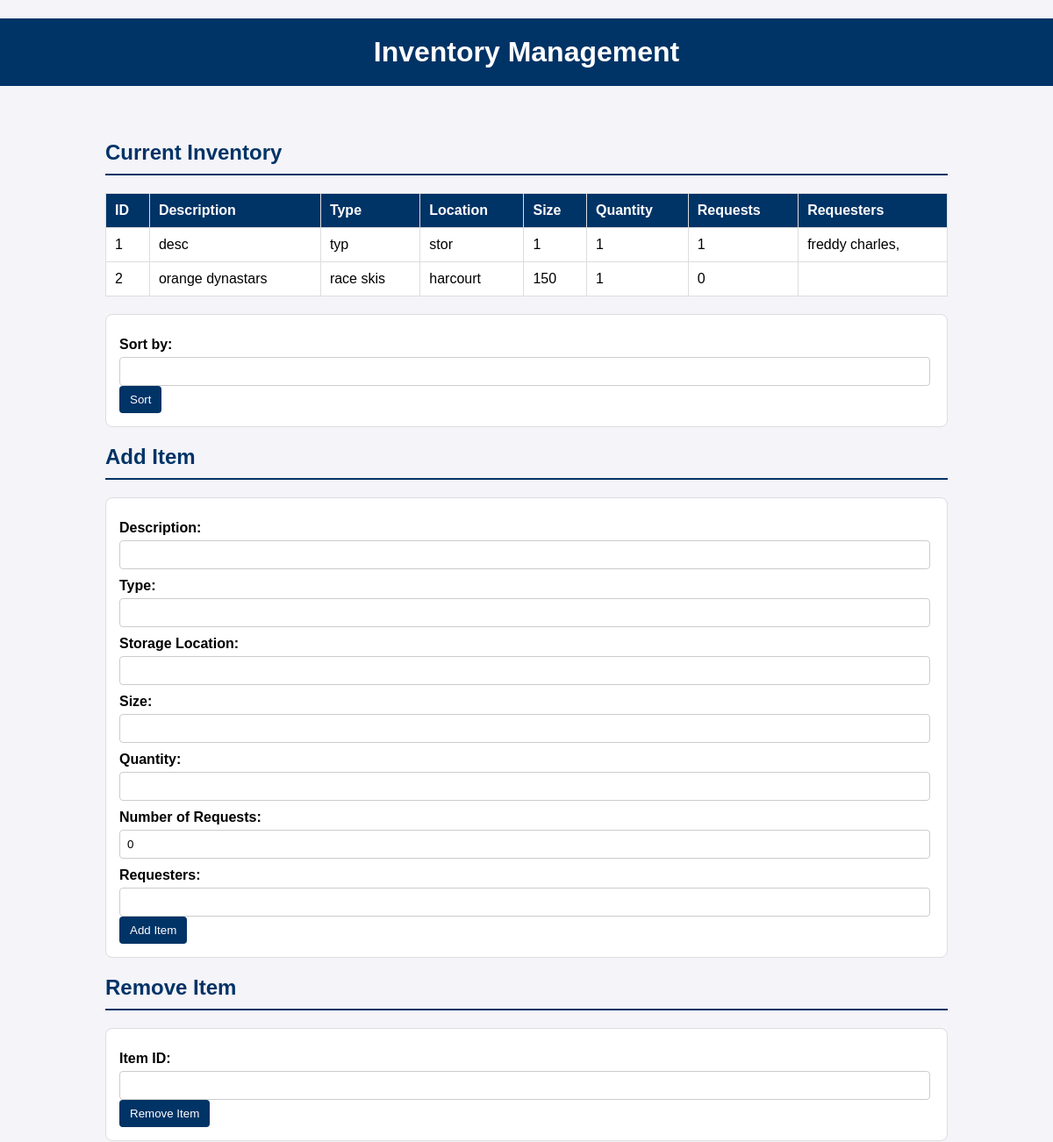
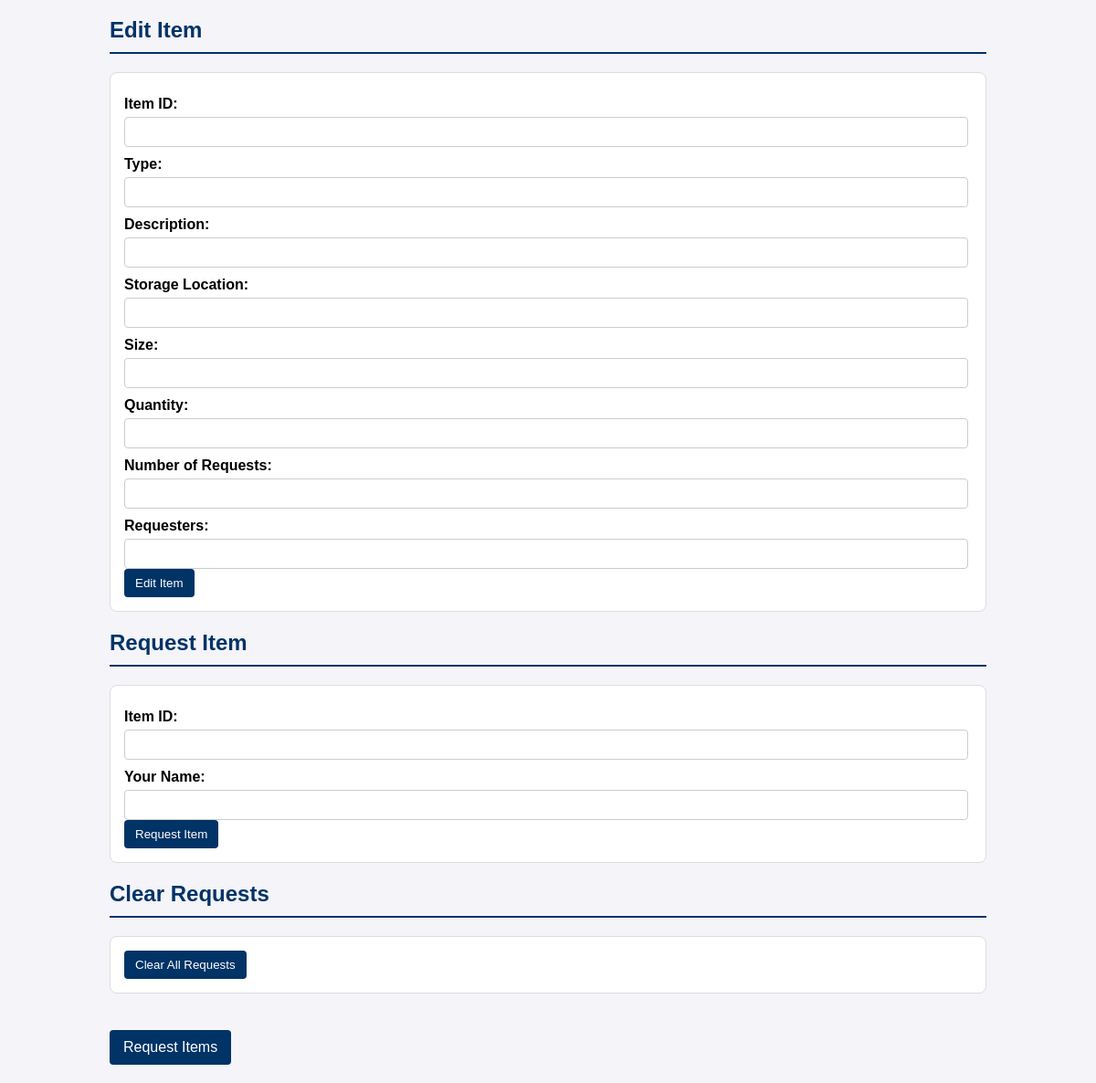
The page / on the database its author committed (2 pictures, top to bottom).
### tables this page shows
CREATE TABLE "inventory" (
            id INTEGER PRIMARY KEY AUTOINCREMENT,
            description TEXT DEFAULT '',
            type TEXT DEFAULT '',
            storage_location TEXT DEFAULT '',
            size TEXT DEFAULT '',
            quantity INTEGER DEFAULT 0,
            requests INTEGER DEFAULT 0,
            requesters TEXT DEFAULT ''
        );

### app.py (the view)
@app.route('/')
def index():
    conn = get_db_connection()
    items = conn.execute('SELECT * FROM inventory').fetchall()
    conn.close()
    return render_template('index.html', items=items)

### app.py (called while the page is built)
def get_db_connection():
    conn = sqlite3.connect('inventory.db')
    conn.row_factory = sqlite3.Row
    return conn

### templates/index.html (shortened to what this page needs)
<!DOCTYPE html>
<html>
<head>
</head>
<body>
    <h1>Inventory Management</h1>
    <div class="container">
        <h2>Current Inventory</h2>
        <table>
            <tr>
                <th>ID</th>
                <th>Description</th>
                <th>Type</th>
                <th>Location</th>
                <th>Size</th>
                <th>Quantity</th>
                <th>Requests</th>
                <th>Requesters</th>
            </tr>
            {% for item in items %}
            <tr>
                <td>{{ item['id'] }}</td>
                <td>{{ item['description'] }}</td>
                <td>{{ item['type'] }}</td>
                <td>{{ item['storage_location'] }}</td>
                <td>{{ item['size'] }}</td>
                <td>{{ item['quantity'] }}</td>
                <td>{{ item['requests'] }}</td>
                <td>{{ item['requesters'] }}</td>
            </tr>
            {% endfor %}
        </table>
        <form action="{{ url_for('sort_inventory') }}" method="post">
            <label for="column_name">Sort by:</label>
            <input type="text" id="column_name" name="column_name">
            <input type="submit" value="Sort">
        </form>
        <h2>Add Item</h2>
        <form action="{{ url_for('add_item') }}" method="post">
            <label for="description">Description:</label>
            <input type="text" id="description" name="description">
            <label for="type">Type:</label>
            <input type="text" id="type" name="type">
            <label for="storage_location">Storage Location:</label>
            <input type="text" id="storage_location" name="storage_location">
            <label for="size">Size:</label>
            <input type="text" id="size" name="size">
            <label for="quantity">Quantity:</label>
            <input type="number" id="quantity" name="quantity">
            <label for="requests">Number of Requests:</label>
            <input type="number" id="requests" name="requests" value="0">
            <label for="requesters">Requesters:</label>
            <input type="text" id="requesters" name="requesters">
            <input type="submit" value="Add Item">
        </form>
        <h2>Remove Item</h2>
        <form action="{{ url_for('remove_item') }}" method="post">
            <label for="item_id">Item ID:</label>
            <input type="number" id="item_id" name="item_id">
            <input type="submit" value="Remove Item">
        </form>
        <h2>Edit Item</h2>
        <form action="{{ url_for('edit_item') }}" method="post">
            <label for="item_id">Item ID:</label>
            <input type="number" id="item_id" name="item_id">
            <label for="type">Type:</label>
            <input type="text" id="type" name="type">
            <label for="description">Description:</label>
            <input type="text" id="description" name="description">
            <label for="storage_location">Storage Location:</label>
            <input type="text" id="storage_location" name="storage_location">
            <label for="size">Size:</label>
            <input type="text" id="size" name="size">
            <label for="quantity">Quantity:</label>
            <input type="number" id="quantity" name="quantity">
            <label for="requests">Number of Requests:</label>
            <input type="number" id="requests" name="requests">
            <label for="requesters">Requesters:</label>
            <input type="text" id="requesters" name="requesters">
            <input type="submit" value="Edit Item">
        </form>
        <h2>Request Item</h2>
        <form action="{{ url_for('request_item') }}" method="post">
            <label for="item_id">Item ID:</label>
            <input type="number" id="item_id" name="item_id">
            <label for="requester_name">Your Name:</label>
            <input type="text" id="requester_name" name="requester_name">
            <input type="submit" value="Request Item">
        </form>
        <h2>Clear Requests</h2>
        <form action="{{ url_for('clear_requests') }}" method="post">
            <input type="submit" value="Clear All Requests">
        </form>
        <a href="{{ url_for('members_requests') }}">Request Items</a>
    </div>
</body>
</html>

### templates/index.html (style rules this page uses)
body { font-family: Arial, sans-serif; background-color: #f4f4f9; margin: 0; padding: 0; }
h1 { text-align: center; color: #fff; padding: 20px; background-color: #003366; }
h2 { color: #003366; border-bottom: 2px solid #003366; padding-bottom: 10px; margin-bottom: 20px; }
.container { width: 80%; margin: 0 auto; padding: 20px; }
table { width: 100%; border-collapse: collapse; margin-bottom: 20px; background-color: #fff; }
table, th, td { border: 1px solid #ddd; }
th, td { padding: 10px; text-align: left; }
th { background-color: #003366; color: #fff; }
form { margin-bottom: 20px; padding: 15px; border: 1px solid #ddd; border-radius: 8px; background-color: #fff; }
label { display: block; font-weight: bold; margin-top: 10px; }
input[type="text"], input[type="number"] { width: calc(100% - 22px); padding: 8px; margin-top: 5px; border: 1px solid #ccc; border-radius: 4px; }
input[type="submit"] { padding: 8px 12px; background-color: #003366; color: white; border: none; border-radius: 4px; cursor: pointer; }
a { display: inline-block; padding: 10px 15px; color: #fff; background-color: #003366; text-decoration: none; border-radius: 4px; margin-top: 20px; }

### rows shown on the page
inventory: id "1", description "desc", type "typ", storage_location "stor", size "1", quantity "1", requests "1", requesters "freddy charles,"
inventory: id "2", description "orange dynastars", type "race skis", storage_location "harcourt", size "150", quantity "1", requests "0"
